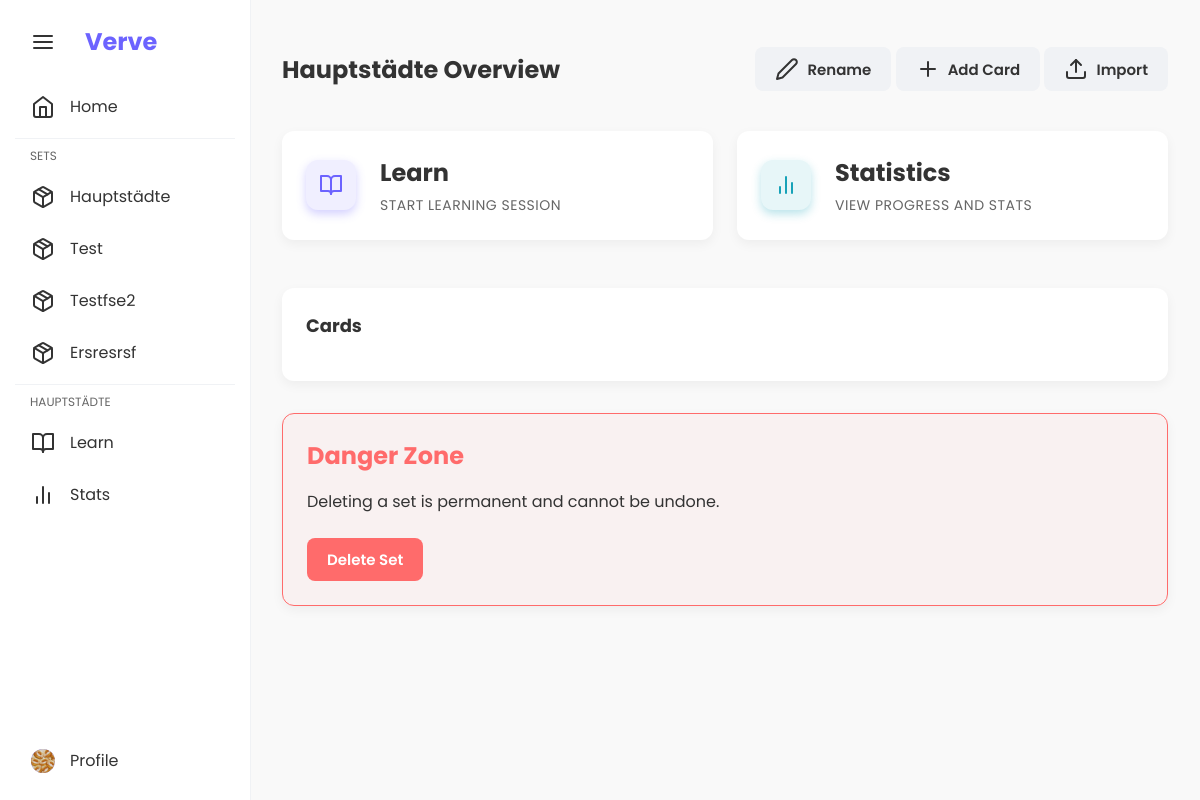
The page /set/25/overview (signed in) on the database its author committed.
### app/models/vocab_set.py (models this page shows, shortened)
class VocabSet(db.Model):
    __tablename__ = 'vocab_sets'
    id = db.Column(db.Integer, primary_key=True)
    name = db.Column(db.String(100), nullable=False)
    user_id = db.Column(db.Integer, db.ForeignKey('users.id'), nullable=True)  # None for shared sets
    is_shared = db.Column(db.Boolean, nullable=False, default=False)
    created_at = db.Column(db.DateTime, nullable=False, default=datetime.now)
    updated_at = db.Column(db.DateTime, nullable=False, default=datetime.now, onupdate=datetime.now)
    cards = db.relationship('Card', backref='vocab_set', lazy=True, cascade='all, delete-orphan')
    def get_due_cards(self) -> List['Card']:
        from app.models.card import Card
        return [card for card in self.cards if card.is_due()]
    def get_statistics(self) -> dict:
        level_counts = {}
        for card in self.cards:
            level = card.level
            level_counts[level] = level_counts.get(level, 0) + 1
        return {
            'total_cards': len(self.cards),
            'level_counts': level_counts,
            'due_cards': len(self.get_due_cards())
        }

### app/models/user.py (models this page shows, shortened)
class User(UserMixin, db.Model):
    __tablename__ = 'users'
    id = db.Column(db.Integer, primary_key=True)
    username = db.Column(db.String(50), unique=True, nullable=False, index=True)
    email = db.Column(db.String(120), unique=True, nullable=False, index=True)
    password_hash = db.Column(db.String(128), nullable=False)
    created_at = db.Column(db.DateTime, nullable=False, default=datetime.now)
    avatar_file = db.Column(db.String(120), nullable=True)
    vocab_sets = db.relationship('VocabSet', backref='user', lazy=True,
                                foreign_keys='VocabSet.user_id')

### app/routes/main.py (the view)
@main_bp.route("/set/<int:set_id>/overview")
@login_required
def set_overview(set_id: int):
    try:
        vocab_set = VocabService.get_vocab_set(set_id, current_user.id)
        sets = VocabService.get_all_set_names(current_user.id)
        sidebar_collapsed = request.cookies.get('sidebar_collapsed', 'false') == 'true'
        return render_template(
            "set_overview.html",
            set_id=set_id,
            set_name=vocab_set.name,
            sets=sets,
            sidebar_collapsed=sidebar_collapsed,
            current_user=current_user,
        )
    except Exception as e:
        import sys
        import traceback
        sys.stderr.write(f"DEBUG: Error in set_overview: {str(e)}\n")
        traceback.print_exc()
        return redirect(url_for('main.index'))

### app/__init__.py (called while the page is built)
def setup_login_manager(app: Flask) -> None:
    from flask_login import LoginManager
    from app.models import User
    login_manager = LoginManager()
    login_manager.init_app(app)
    login_manager.login_view = 'auth.login'
    login_manager.login_message = 'Bitte melden Sie sich an, um auf diese Seite zuzugreifen.'
    @login_manager.user_loader
    def load_user(user_id):
        return User.query.get(int(user_id))

### app/models/card.py (called while the page is built)
    def is_due(self) -> bool:
        return self.next_review <= datetime.now()

### app/services/vocab_service.py (called while the page is built)
    @staticmethod
    def get_all_set_names(user_id: int) -> List[Dict]:
        vocab_sets = VocabSet.query.filter(VocabSet.user_id == user_id).all()
        result = []
        for vs in vocab_sets:
            level_counts = vs.get_statistics()['level_counts']
            max_level = max(level_counts.items(), key=lambda x: x[1])[0] if level_counts else 1
            result.append({
                'id': vs.id,
                'name': vs.name,
                'is_shared': vs.is_shared,
                'card_count': len(vs.cards),
                'due_count': len(vs.get_due_cards()),
                'level_counts': level_counts,
                'max_level': max_level
            })
        return result

    @staticmethod
    def get_vocab_set(set_id: int, user_id: int) -> VocabSet:
        vocab_set = VocabSet.query.get(set_id)
        if not vocab_set:
            raise VocabSetNotFoundError(f"Set ID {set_id}")
        validate_set_ownership(user_id, vocab_set)
        return vocab_set

### app/utils/validators.py (called while the page is built)
def validate_set_ownership(user_id: int, vocab_set) -> None:
    from app.utils.exceptions import UnauthorizedAccessError
    if not vocab_set.is_shared and vocab_set.user_id != user_id:
        raise UnauthorizedAccessError("vocabulary set", vocab_set.id)

### templates/set_overview.html (shortened to what this page needs)
{% extends "layout.html" %}
{% block content %}
<div class="container">
    <div class="set-header flex-between" style="margin-bottom: var(--spacing-lg);">
        <h2>{{ set_name.replace('_', ' ') | title }} Overview</h2>
        <div class="actions">
            <button class="btn btn-secondary" onclick="openRenameModal()">
                <i data-feather="edit-2"></i> Rename
            </button>
            <button class="btn btn-secondary" onclick="openAddCardModal()">
                <i data-feather="plus"></i> Add Card
            </button>
            <button class="btn btn-secondary" onclick="openImportModal()">
                <i data-feather="upload"></i> Import
            </button>
        </div>
    </div>
    <div class="quick-actions-grid">
        <a href="{{ url_for('main.learn_set', set_id=set_id) }}" class="card action-card">
            <div class="stat-icon icon-style-primary">
                <i data-feather="book-open"></i>
            </div>
            <div class="stat-details">
                <h3>Learn</h3>
                <p>Start learning session</p>
            </div>
        </a>
        <a href="{{ url_for('main.stats', set_id=set_id) }}" class="card action-card">
            <div class="stat-icon icon-style-info">
                <i data-feather="bar-chart-2"></i>
            </div>
            <div class="stat-details">
                <h3>Statistics</h3>
                <p>View progress and stats</p>
            </div>
        </a>
    </div>
    <div class="card">
        <h3>Cards</h3>
    </div>
    <div class="card danger-zone">
        <h2>Danger Zone</h2>
        <p>Deleting a set is permanent and cannot be undone.</p>
        <button class="btn btn-danger" onclick="confirmDeleteSet()">Delete Set</button>
    </div>
</div>
{% endblock %}

### templates/layout.html (shortened to what this page needs)
<!DOCTYPE html>
<html lang="en">
<head>
    <link rel="stylesheet" href="{{ url_for('static', filename='css/style.css') }}">
</head>
<body>
    <div class="sidebar {% if sidebar_collapsed %}collapsed{% endif %}">
        <div class="sidebar-header">
            <button class="sidebar-toggle"><i data-feather="menu"></i></button>
            <span class="sidebar-brand">Verve</span>
        </div>
        <ul class="sidebar-nav">
            <li><a href="{{ url_for('main.index') }}"><i data-feather="home"></i><span>Home</span></a></li>
            <li class="sidebar-separator"></li>
            <li class="sidebar-nav-header"><span>Sets</span></li>
            {% for set in sets %}
            <li><a href="{{ url_for('main.set_overview', set_id=set.id) }}"><i data-feather="package"></i><span>{{
                        set.name.replace('_', ' ') | title }}</span></a></li>
            {% endfor %}
            <li class="sidebar-separator"></li>
            {% if set_id %}
            <li class="sidebar-nav-header"><span>{{ set_name.replace('_', ' ') | title }}</span></li>
            <li><a href="{{ url_for('main.learn_set', set_id=set_id) }}"><i
                        data-feather="book-open"></i><span>Learn</span></a></li>
            <li><a href="{{ url_for('main.stats', set_id=set_id) }}"><i
                        data-feather="bar-chart-2"></i><span>Stats</span></a></li>
            {% endif %}
        </ul>
        {% if current_user.is_authenticated %}
        <div class="sidebar-profile-bottom">
            <a href="{{ url_for('auth.profile') }}" class="profile-link-bottom">
                <div class="sidebar-avatar">
                    {% if current_user.avatar_file %}
                    <img src="{{ url_for('static', filename=current_user.avatar_file) }}" alt="Avatar"
                        style="width: 100%; height: 100%; object-fit: cover; border-radius: 50%;">
                    {% else %}
                    {{ current_user.username[0].upper() }}
                    {% endif %}
                </div>
                <span>Profile</span>
            </a>
        </div>
        {% endif %}
    </div>
    <div class="main-content {% if sidebar_collapsed %}collapsed{% endif %}">
        {% block content %}{% endblock %}
    </div>
</body>
</html>

### rows shown on the page
VocabSet: name.replace "Hauptstädte", replace "HAUPTSTÄDTE", replace "Hauptstädte"
VocabSet: name.replace "Test"
VocabSet: name.replace "Testfse2"
VocabSet: name.replace "Ersresrsf"
User: avatar_file (picture)
